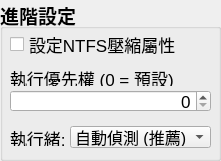
       <widget class="QGroupBox" name="groupBox_5">
        <property name="geometry">
         <rect>
          <x>520</x>
          <y>10</y>
          <width>221</width>
          <height>161</height>
         </rect>
        </property>
        <property name="font">
         <font>
          <pointsize>14</pointsize>
          <weight>75</weight>
          <bold>true</bold>
         </font>
        </property>
        <property name="title">
         <string>進階設定</string>
        </property>
        <widget class="QLabel" name="label_7">
         <property name="geometry">
          <rect>
           <x>10</x>
           <y>70</y>
           <width>191</width>
           <height>16</height>
          </rect>
         </property>
         <property name="font">
          <font>
           <pointsize>13</pointsize>
           <weight>50</weight>
           <bold>false</bold>
          </font>
         </property>
         <property name="text">
          <string>執行優先權 (0 = 預設)</string>
         </property>
        </widget>
        <widget class="QSpinBox" name="rar_other_ri">
         <property name="geometry">
          <rect>
           <x>10</x>
           <y>90</y>
           <width>201</width>
           <height>22</height>
          </rect>
         </property>
         <property name="font">
          <font>
           <pointsize>13</pointsize>
           <weight>50</weight>
           <bold>false</bold>
          </font>
         </property>
         <property name="toolTip">
          <string>數字越大，優先權愈高</string>
         </property>
         <property name="alignment">
          <set>Qt::AlignRight|Qt::AlignTrailing|Qt::AlignVCenter</set>
         </property>
         <property name="maximum">
          <number>15</number>
         </property>
        </widget>
        <widget class="QLabel" name="label_8">
         <property name="geometry">
          <rect>
           <x>10</x>
           <y>130</y>
           <width>191</width>
           <height>16</height>
          </rect>
         </property>
         <property name="font">
          <font>
           <pointsize>13</pointsize>
           <weight>50</weight>
           <bold>false</bold>
          </font>
         </property>
         <property name="text">
          <string>執行緒:</string>
         </property>
        </widget>
        <widget class="QComboBox" name="rar_other_mt">
         <property name="geometry">
          <rect>
           <x>70</x>
           <y>126</y>
           <width>141</width>
           <height>22</height>
          </rect>
         </property>
         <property name="font">
          <font>
           <pointsize>12</pointsize>
           <weight>50</weight>
           <bold>false</bold>
          </font>
         </property>
         <property name="toolTip">
          <string>參數的改變會稍微影響壓縮率</string>
         </property>
         <property name="statusTip">
          <string/>
         </property>
         <property name="currentIndex">
          <number>0</number>
         </property>
         <property name="maxCount">
          <number>33</number>
         </property>
         <item>
          <property name="text">
           <string>自動偵測 (推薦)</string>
          </property>
         </item>
         <item>
          <property name="text">
           <string>1</string>
          </property>
         </item>
         <item>
          <property name="text">
           <string>2</string>
          </property>
         </item>
         <item>
          <property name="text">
           <string>3</string>
          </property>
         </item>
         <item>
          <property name="text">
           <string>4</string>
          </property>
         </item>
         <item>
          <property name="text">
           <string>5</string>
          </property>
         </item>
         <item>
          <property name="text">
           <string>6</string>
          </property>
         </item>
         <item>
          <property name="text">
           <string>7</string>
          </property>
         </item>
         <item>
          <property name="text">
           <string>8</string>
          </property>
         </item>
         <item>
          <property name="text">
           <string>9</string>
          </property>
         </item>
         <item>
          <property name="text">
           <string>10</string>
          </property>
         </item>
         <item>
          <property name="text">
           <string>11</string>
          </property>
         </item>
         <item>
          <property name="text">
           <string>12</string>
          </property>
         </item>
         <item>
          <property name="text">
           <string>13</string>
          </property>
         </item>
         <item>
          <property name="text">
           <string>14</string>
          </property>
         </item>
         <item>
          <property name="text">
           <string>15</string>
          </property>
         </item>
         <item>
          <property name="text">
           <string>16</string>
          </property>
         </item>
         <item>
          <property name="text">
           <string>17</string>
          </property>
         </item>
         <item>
          <property name="text">
           <string>18</string>
          </property>
         </item>
         <item>
          <property name="text">
           <string>19</string>
          </property>
         </item>
         <item>
          <property name="text">
           <string>20</string>
          </property>
         </item>
         <item>
          <property name="text">
           <string>21</string>
          </property>
         </item>
         <item>
          <property name="text">
           <string>22</string>
          </property>
         </item>
         <item>
          <property name="text">
           <string>23</string>
          </property>
         </item>
         <item>
          <property name="text">
           <string>24</string>
          </property>
         </item>
         <item>
          <property name="text">
           <string>25</string>
          </property>
         </item>
         <item>
          <property name="text">
           <string>26</string>
          </property>
         </item>
         <item>
          <property name="text">
           <string>27</string>
          </property>
         </item>
         <item>
          <property name="text">
           <string>28</string>
          </property>
         </item>
         <item>
          <property name="text">
           <string>29</string>
          </property>
         </item>
         <item>
          <property name="text">
           <string>30</string>
          </property>
         </item>
         <item>
          <property name="text">
           <string>31</string>
          </property>
         </item>
         <item>
          <property name="text">
           <string>32</string>
          </property>
         </item>
        </widget>
        <widget class="QCheckBox" name="rar_other_oc">
         <property name="geometry">
          <rect>
           <x>10</x>
           <y>35</y>
           <width>201</width>
           <height>19</height>
          </rect>
         </property>
         <property name="font">
          <font>
           <pointsize>13</pointsize>
           <weight>50</weight>
           <bold>false</bold>
          </font>
         </property>
         <property name="text">
          <string>設定NTFS壓縮屬性</string>
         </property>
        </widget>
       </widget>
